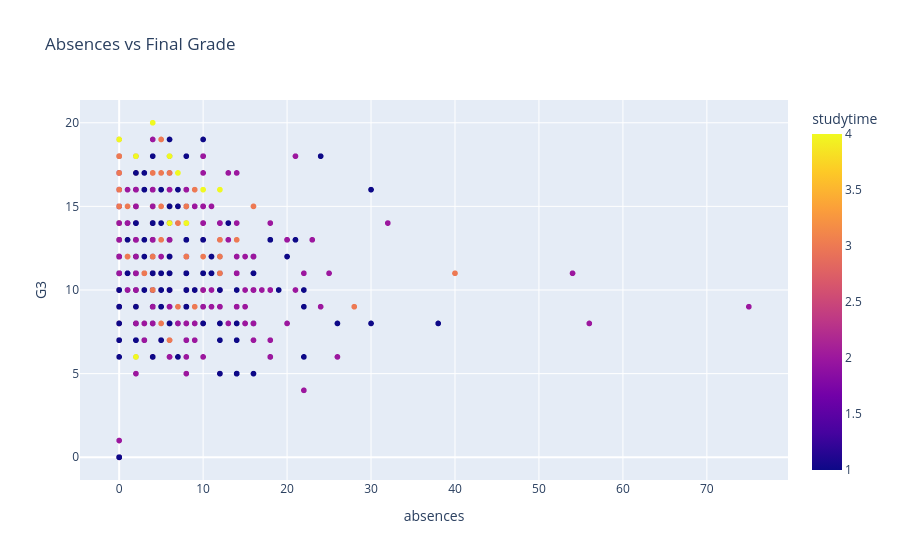

Here is the notebook cell this chart was saved with:
### Code cell
#Absences vs Final Grade
df = pd.concat([mat, por], ignore_index=True)
fig = px.scatter(
    df,
    x="absences",
    y="G3",
    color="studytime",
    hover_data=["failures", "G1", "G2"],
    title="Absences vs Final Grade"
)

fig.show()

### Figure 1 — Plotly figure (JSON) as saved in the notebook; plotly's stock layout.template omitted (floating-point values rounded to 4 significant figures; data arrays with more than 128 entries replaced by an {"elided": "..."} marker saying what was removed)
{"data": [{"customdata": {"elided": "1044x3 int values"}, "hovertemplate": "absences=%{x}<br>G3=%{y}<br>failures=%{customdata[0]}<br>G1=%{customdata[1]}<br>G2=%{customdata[2]}<br>studytime=%{marker.color}<extra></extra>", "legendgroup": "", "marker": {"color": {"elided": "1044 int values"}, "coloraxis": "coloraxis", "symbol": "circle"}, "mode": "markers", "name": "", "showlegend": false, "type": "scattergl", "x": {"elided": "1044 int values"}, "xaxis": "x", "y": {"elided": "1044 int values"}, "yaxis": "y"}], "layout": {"coloraxis": {"colorbar": {"title": {"text": "studytime"}}, "colorscale": [[0, "#0d0887"], [0.1111, "#46039f"], [0.2222, "#7201a8"], [0.3333, "#9c179e"], [0.4444, "#bd3786"], [0.5556, "#d8576b"], [0.6667, "#ed7953"], [0.7778, "#fb9f3a"], [0.8889, "#fdca26"], [1, "#f0f921"]]}, "legend": {"tracegroupgap": 0}, "title": {"text": "Absences vs Final Grade"}, "xaxis": {"anchor": "y", "domain": [0, 1], "title": {"text": "absences"}}, "yaxis": {"anchor": "x", "domain": [0, 1], "title": {"text": "G3"}}}}
